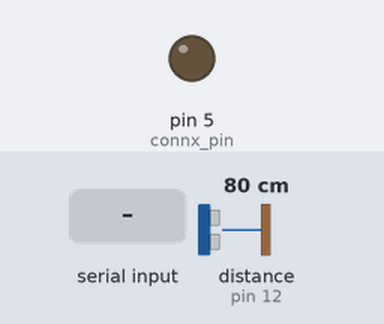
A sketch run on a simulated Arduino Uno, built with avr-gcc and run on an emulated ATmega328P. On the bench: output pins drawn as LEDs (lit = HIGH). Wiring (inferred from the names in the program): ultrasonic range finder: trigger pin 13; echo pin 12. The inputs (shaded band) are chosen by the test bench; at power-on: distance to the obstacle (sensor on pin 12) 80 cm. The echo pulse lasts 58.3 µs per cm; pins used as bus, display or sensor lines are not drawn; what the sketch prints to the serial monitor is not drawn.

Above: at 1.2 s.
1.3 s: "5" received over Serial
At 3.4 s:
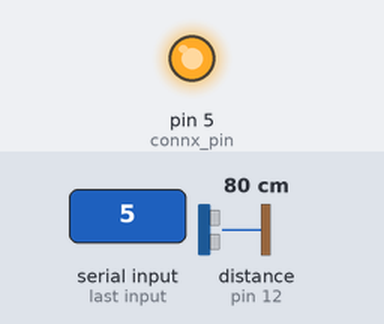
4.5 s: "-5" received over Serial
At 7.2 s:
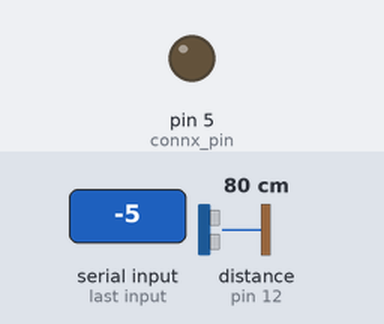
Timing chart, 0 to 8.7 s (numbered marks = the images above; inputs shaded):
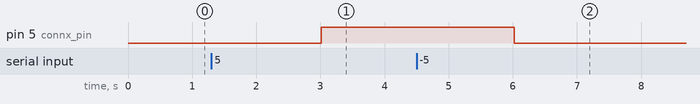

Measured:
- after the input at 1.3 s, pin 5 (connx_pin): LOW → HIGH after 1.7 s
- after the input at 4.5 s, pin 5 (connx_pin): HIGH → LOW after 1.5 s

The sketch:

water_distance.ino
```cpp
// #include <DistanceSensor.h>
#include <HC_SR04.h>

// Define pins
const int echoPin = 12;
const int trigPin = 13;
const int connx_pin = 5; // setup pending
const long safe_height = 50;// height in mm
long curr_value;
bool flag = true;
String incoming_str;
const int count_value = 2;
int count = count_value;

HC_SR04<echoPin> sensor(trigPin);

void setup () {
    // Start serial port
    Serial.begin(115200);
    pinMode(connx_pin, OUTPUT);
    sensor.begin();
}

void loop () {

    sensor.startMeasure();
    long distance = sensor.getDist_mm();
    distance = distance - safe_height;
    // Write values to serial port


    if(distance != curr_value){
      curr_value = distance;
      // Serial.write(String(curr_value).c_str());
      Serial.println(curr_value);
      count = count_value;
    }
    check_connx_status();
    write_data_at_specific_time_period(distance);
    // Wait a bit
    delay(1000);
}

void check_connx_status(){
  if(Serial.available()>0){
    incoming_str = Serial.readString();
    if(incoming_str=="5"){
      digitalWrite(connx_pin, HIGH);
    }else if(incoming_str=="-5"){
      digitalWrite(connx_pin, LOW);
    }
  }
  // Serial.readString();
}

void write_data_at_specific_time_period(long dist){
  if(count <= 0){
    curr_value = dist;
    Serial.write(String(curr_value).c_str());
    count = count_value;
  }else{
    count--;
  }

}

// String get_tuple(int num){
//   return String(tankid)+","+String(num);
// }
```
